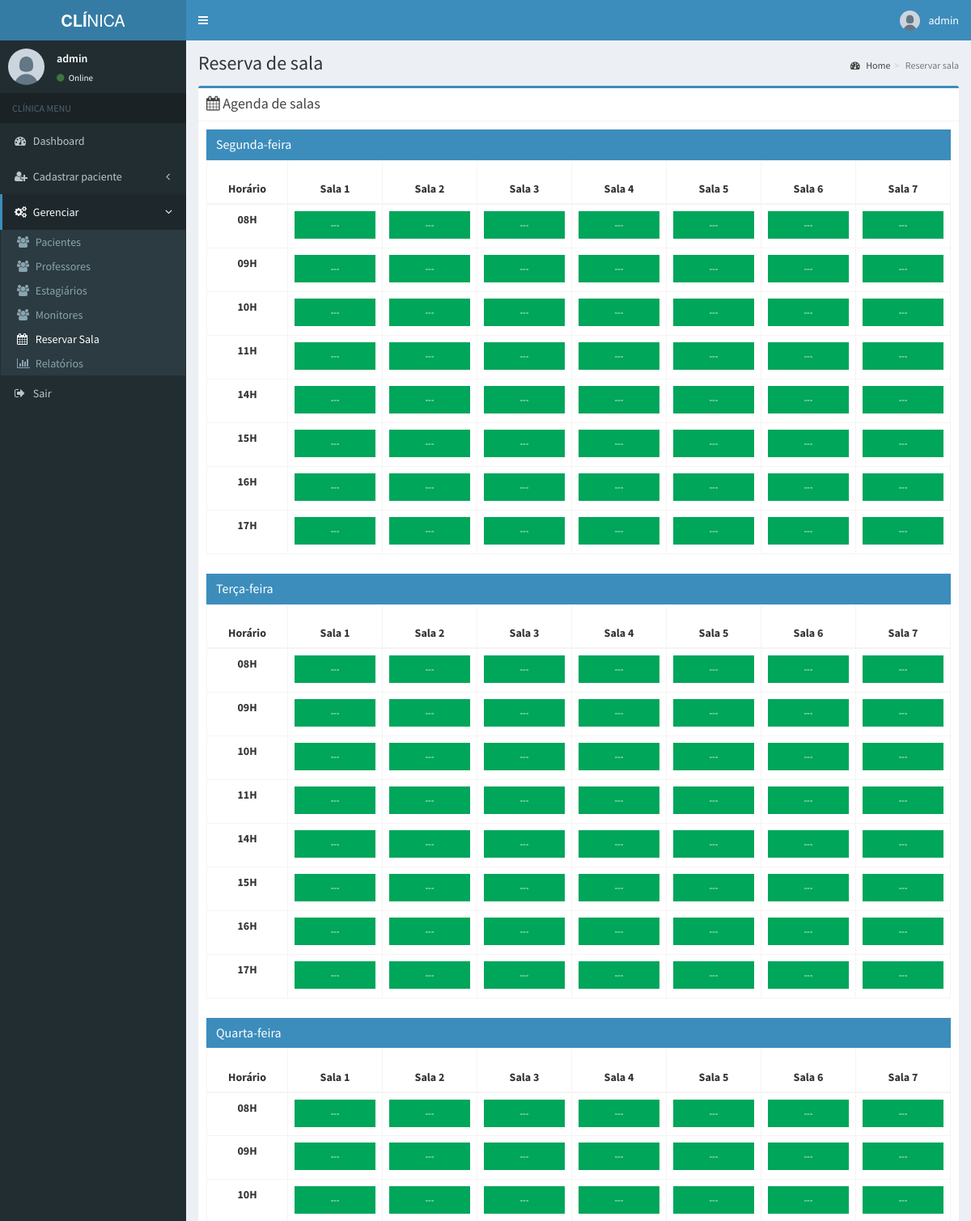
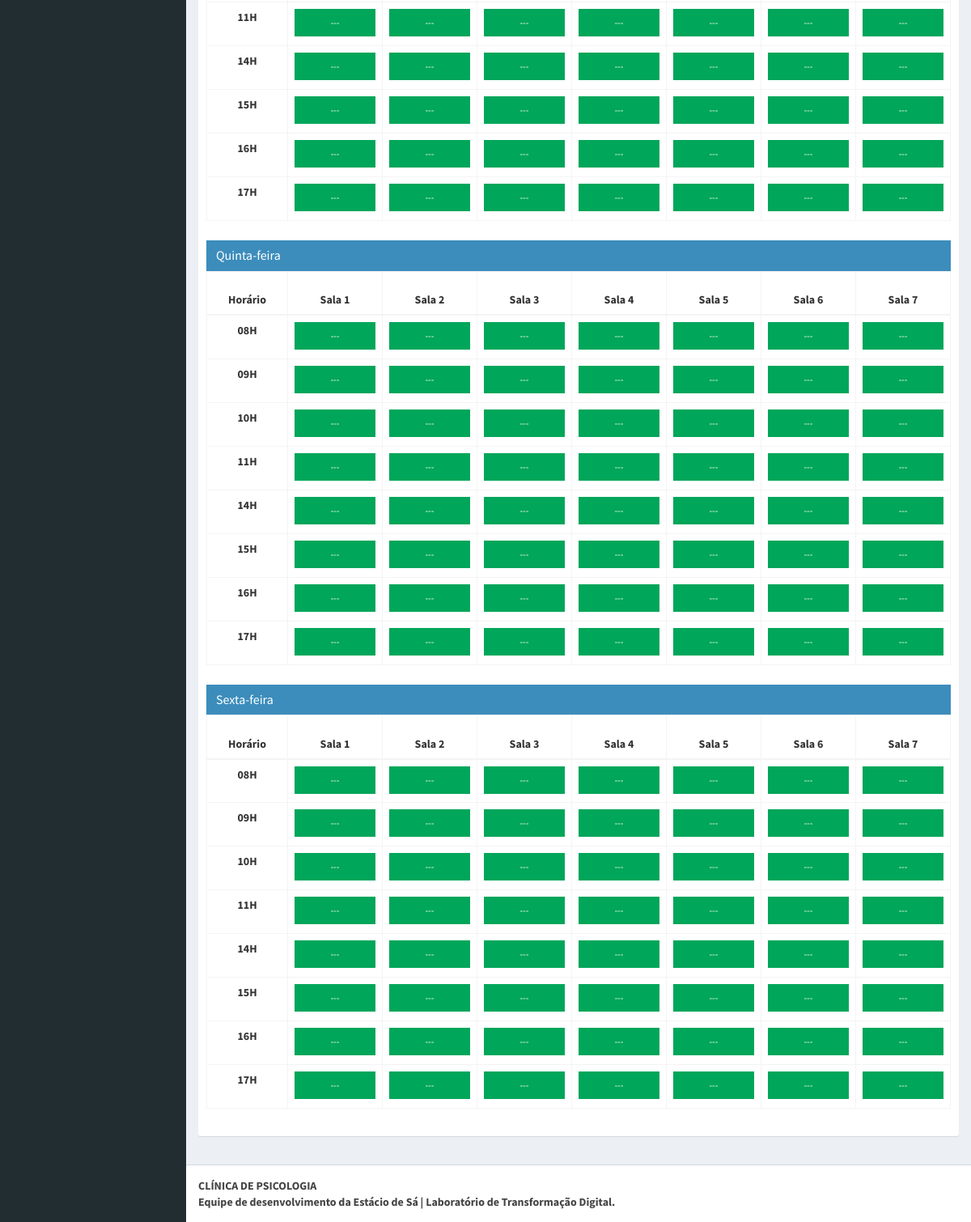
Screenshot of /admin/pages/reserva_sala/reservar-sala.php (signed in) with the database file from the repository (2 pictures, top to bottom).
### tables this page shows
CREATE TABLE `tbl_horario_sala` (
  `id` int(11) UNSIGNED NOT NULL,
  `horario` varchar(10) NOT NULL
);

CREATE TABLE `tbl_sala_reservada` (
  `id` int(10) UNSIGNED NOT NULL,
  `id_turno` int(11) UNSIGNED NOT NULL,
  `id_horario` int(11) UNSIGNED NOT NULL,
  `id_semana` int(11) UNSIGNED NOT NULL,
  `id_status` int(11) UNSIGNED NOT NULL,
  `id_terapeuta` int(11) DEFAULT NULL,
  `id_paciente` int(11) UNSIGNED DEFAULT NULL,
  `sala_cod` varchar(20) NOT NULL,
  `sala` varchar(100) NOT NULL
);

### admin/pages/reserva_sala/reservar-sala.php (the view, shortened to what this page needs)
<?php
include('../../../db/conexao.php');
$grade_salas = [];
$sql = "SELECT s.id, s.id_horario, s.sala_cod, s.sala, s.id_semana, h.horario, st.status
        FROM tbl_sala_reservada s
        INNER JOIN tbl_horario_sala h ON h.id = s.id_horario
        INNER JOIN tbl_status_sala st ON st.id = s.id_status
        ORDER BY s.id_semana, h.id, s.sala_cod";
$resultado = mysqli_query($mysqli, $sql);
while ($reserva = mysqli_fetch_assoc($resultado)) {
      preg_match('/_s([1-7])$/', $reserva['sala_cod'], $sala_match);
      $numero_sala = isset($sala_match[1]) ? (int) $sala_match[1] : 0;
      if ($numero_sala > 0) {
        $grade_salas[(int) $reserva['id_semana']][(int) $reserva['id_horario']][$numero_sala] = [
          'id' => (int) $reserva['id'],
          'sala' => $reserva['sala'],
          'status' => $reserva['status']
        ];
      }
}
    $horarios = [];
    $resultado_horarios = mysqli_query($mysqli, "SELECT id, horario FROM tbl_horario_sala ORDER BY id");
    while ($horario = mysqli_fetch_assoc($resultado_horarios)) {
      $horarios[] = $horario;
    }
    $dias_semana = [1 => 'Segunda-feira', 2 => 'Terça-feira', 3 => 'Quarta-feira', 4 => 'Quinta-feira', 5 => 'Sexta-feira'];
?>
<!DOCTYPE html>
<html lang="pt-br">
<head>
  <link rel="stylesheet" href="../../bootstrap/css/bootstrap.min.css">
  <link rel="stylesheet" href="https://maxcdn.bootstrapcdn.com/font-awesome/4.4.0/css/font-awesome.min.css">
  <link rel="stylesheet" href="../../dist/css/AdminLTE.min.css">
  <link rel="stylesheet" href="../../dist/css/skins/_all-skins.min.css">
</head>
<body class="hold-transition skin-blue fixed sidebar-mini">
<div class="wrapper">
  <header class="main-header">
    <a href="../../index.php" class="logo"><span class="logo-mini"><b>CL</b></span><span class="logo-lg"><b>CLÍ</b>NICA</span></a>
    <nav class="navbar navbar-static-top" role="navigation">
      <a href="#" class="sidebar-toggle" data-toggle="offcanvas" role="button"><span class="sr-only">Alternar menu</span><span class="icon-bar"></span><span class="icon-bar"></span><span class="icon-bar"></span></a>
      <div class="navbar-custom-menu"><ul class="nav navbar-nav"><li class="dropdown user user-menu">
        <a href="#" class="dropdown-toggle" data-toggle="dropdown"><img src="../../dist/img/user.jpg" class="user-image" alt="Usuário"><span class="hidden-xs"><?php echo htmlspecialchars($_SESSION['nome']); ?></span></a>
      </li></ul></div>
    </nav>
  </header>
  <aside class="main-sidebar"><section class="sidebar">
    <div class="user-panel"><div class="pull-left image"><img src="../../dist/img/user.jpg" class="img-circle" alt="Usuário"></div><div class="pull-left info"><p><?php echo htmlspecialchars($_SESSION['nome']); ?></p><a href="#"><i class="fa fa-circle text-success"></i> Online</a></div></div>
    <ul class="sidebar-menu">
      <li class="header">CLÍNICA MENU</li>
      <li><a href="../../index.php"><i class="fa fa-dashboard"></i> <span>Dashboard</span></a></li>
      <li class="treeview"><a href="#"><i class="fa fa-user-plus"></i> <span>Cadastrar paciente</span><i class="fa fa-angle-left pull-right"></i></a>
      </li>
      <li class="treeview active"><a href="#"><i class="fa fa-cogs"></i> <span>Gerenciar</span><i class="fa fa-angle-left pull-right"></i></a>
        <ul class="treeview-menu">
          <li><a href="../layout/pacientes.php"><i class="fa fa-users"></i> Pacientes</a></li>
          <li><a href="../layout/professores.php"><i class="fa fa-users"></i> Professores</a></li>
          <li><a href="../layout/terapeutas.php"><i class="fa fa-users"></i> Estagiários</a></li>
          <li><a href="../layout/monitor.php"><i class="fa fa-users"></i> Monitores</a></li>
          <li class="active"><a href="reservar-sala.php"><i class="fa fa-calendar"></i> Reservar Sala</a></li>
          <li><a href="../relatorios.php"><i class="fa fa-bar-chart"></i> Relatórios</a></li>
        </ul>
      </li>
      <li><a href="../../logout.php"><i class="fa fa-sign-out"></i> Sair</a></li>
    </ul>
  </section></aside>
  <div class="content-wrapper">
    <section class="content-header"><h1>Reserva de sala</h1><ol class="breadcrumb"><li><a href="../../index.php"><i class="fa fa-dashboard"></i> Home</a></li><li class="active">Reservar sala</li></ol></section>
    <section class="content"><div class="box box-primary"><div class="box-header with-border"><h3 class="box-title"><i class="fa fa-calendar"></i> Agenda de salas</h3></div><div class="box-body">
      <div id="room-grid">
        <?php foreach ($dias_semana as $id_dia => $nome_dia): ?>
          <div class="room-day">
            <h4 class="room-day-title"><?php echo $nome_dia; ?></h4>
            <table class="table table-bordered room-grid-table">
              <thead><tr><th>Horário</th><?php for ($numero_sala = 1; $numero_sala <= 7; $numero_sala++): ?><th>Sala <?php echo $numero_sala; ?></th><?php endfor; ?></tr></thead>
              <tbody>
                <?php foreach ($horarios as $horario): ?>
                  <tr><th><?php echo htmlspecialchars($horario['horario'], ENT_QUOTES, 'UTF-8'); ?></th>
                  <?php for ($numero_sala = 1; $numero_sala <= 7; $numero_sala++): $reserva = $grade_salas[$id_dia][(int) $horario['id']][$numero_sala] ?? null; ?>
                    <td><?php if ($reserva): ?><a class="room-cell status-<?php echo preg_replace('/[^a-z0-9_-]/i', '-', strtolower($reserva['status'])); ?>" href="mudar-cor.php?id=<?php echo $reserva['id']; ?>&compact=1" data-reserva-id="<?php echo $reserva['id']; ?>" title="<?php echo htmlspecialchars($reserva['sala'], ENT_QUOTES, 'UTF-8'); ?>"><?php echo htmlspecialchars($reserva['sala'] ?: 'Disponível', ENT_QUOTES, 'UTF-8'); ?></a><?php endif; ?></td>
                  <?php endfor; ?></tr>
                <?php endforeach; ?>
              </tbody>
            </table>
          </div>
        <?php endforeach; ?>
      </div>
    </div></div></section>
  </div>
  <footer class="main-footer"><strong>CLÍNICA DE PSICOLOGIA <br> Equipe de desenvolvimento da Estácio de Sá | Laboratório de Transformação Digital.</strong></footer>
</div>
</body>
</html>

### admin/pages/reserva_sala/reservar-sala.php (style rules this page uses)
#room-grid { overflow-x: auto; }
.room-day { margin-bottom: 24px; }
.room-day-title { margin: 0; padding: 10px 12px; background: #3c8dbc; color: #fff; font-size: 16px; }
.room-grid-table { min-width: 820px; margin-bottom: 0; table-layout: fixed; }
.room-grid-table th, .room-grid-table td { vertical-align: middle; text-align: center; height: 54px; }
.room-grid-table th:first-child, .room-grid-table td:first-child { width: 100px; }
.room-cell { display: block; min-height: 34px; padding: 8px 3px; color: #fff; text-decoration: none; font-size: 12px; overflow: hidden; text-overflow: ellipsis; white-space: nowrap; }
.room-cell.status-livre { background: #00a65a; }
.status-livre, .status-disponivel { background: #00a65a; }

### rows the page displays
tbl_horario_sala: horario "08H", id "---", id.sala "---"
tbl_horario_sala: horario "09H", id "---", id.sala "---"
tbl_horario_sala: horario "10H", id.sala "---", id "---"
tbl_horario_sala: horario "11H", id.sala "---", id "---"
tbl_horario_sala: horario "14H", id.sala "---", id "---"
tbl_horario_sala: horario "15H", id.sala "---", id "---"
tbl_horario_sala: horario "16H", id.sala "---", id "---"
tbl_horario_sala: horario "17H", id.sala "---", id "---"

### other values shown
$_SESSION['nome'] "admin"
$nome_dia "Segunda-feira"
$nome_dia "Terça-feira"
$nome_dia "Quarta-feira"
$nome_dia "Quinta-feira"
$nome_dia "Sexta-feira"
